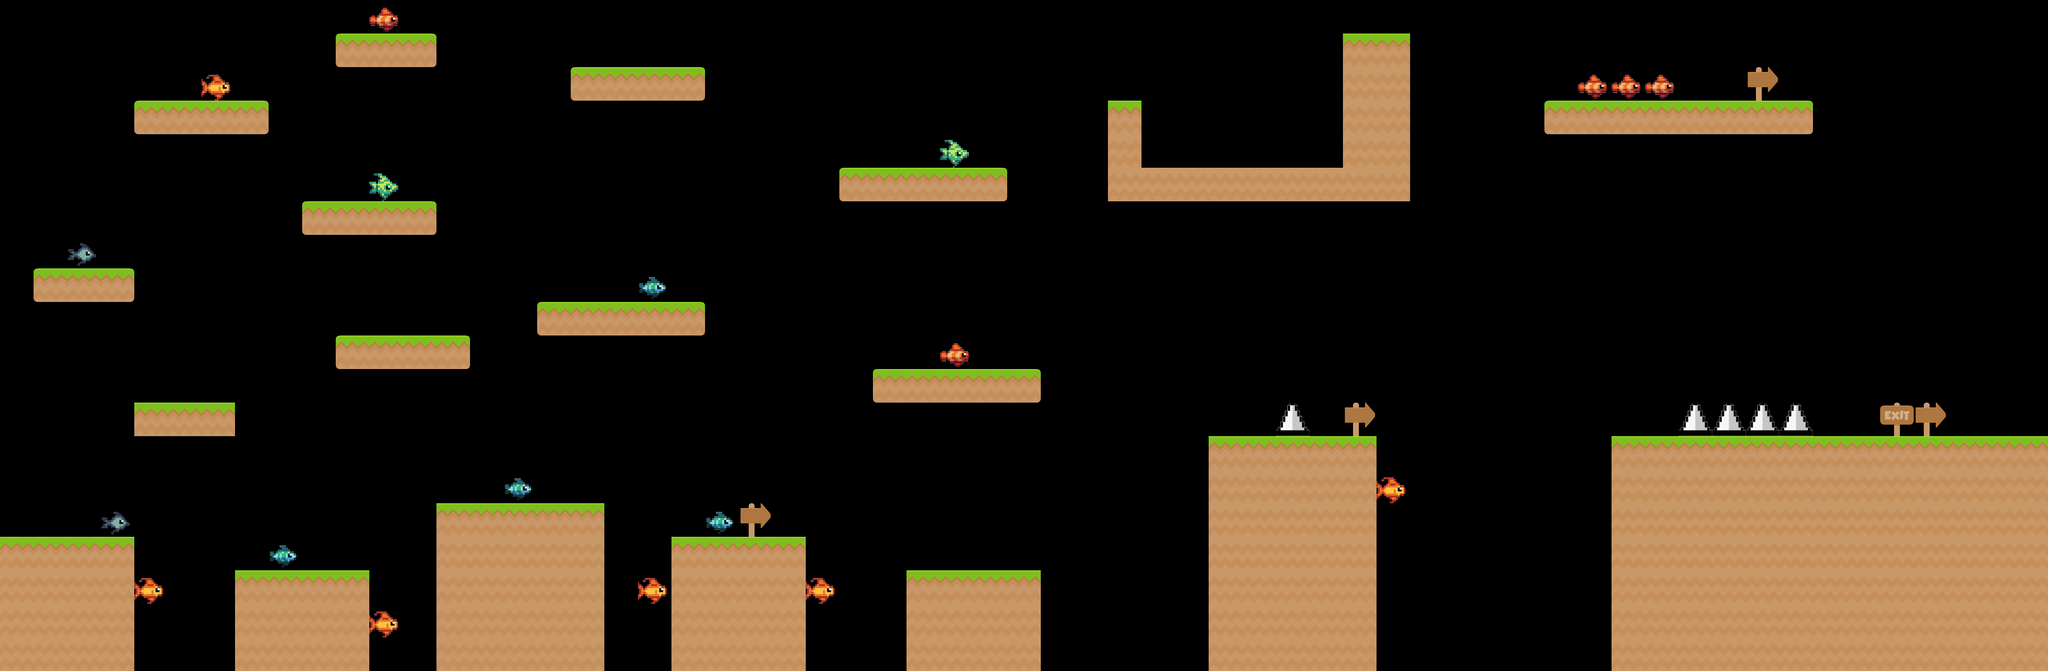

Below is a game level as drawn by its tile map, then a one-line description and the .tmx that defines it (tile-layer data replaced by summaries):
An orthogonal 61x20 tile map with 70x70 px tiles, 11 tile layers (earth, decorations, spikes, fish8, ...), 3 hidden layers not drawn, 4 tilesets.

<map version="1.10" tiledversion="1.11.2" orientation="orthogonal" renderorder="right-down" width="61" height="20" tilewidth="70" tileheight="70" infinite="0" nextlayerid="16" nextobjectid="1">
 <tileset firstgid="1" source="../spritesheets/tiles_spritesheet.tsx" />
 <tileset firstgid="157" source="../spritesheets/spike.tsx" />
 <tileset firstgid="158" source="../spritesheets/Items.tsx" />
 <tileset firstgid="166" name="dog_0" tilewidth="95" tileheight="70" tilecount="1" columns="1">
  <image source="../images/enemy/dog_0.png" width="95" height="70" />
 </tileset>
 <layer id="1" name="earth" width="61" height="20">
  <data>[1220 cells, 274 non-empty, 4 distinct tile ids]</data>
 </layer>
 <layer id="13" name="decorations" width="61" height="20">
  <data>[1220 cells, 5 non-empty, 2 distinct tile ids]</data>
 </layer>
 <layer id="12" name="exit" width="61" height="20" visible="0">
  <data>[1220 cells, 13 non-empty, 1 distinct tile ids]</data>
 </layer>
 <layer id="2" name="spikes" width="61" height="20">
  <data>[1220 cells, 5 non-empty, 1 distinct tile ids]</data>
 </layer>
 <layer id="14" name="enemies" width="61" height="20" visible="0">
  <data>[1220 cells, 9 non-empty, 1 distinct tile ids]</data>
 </layer>
 <layer id="15" name="fireworks" width="61" height="20" visible="0">
  <data>[1220 cells, 2 non-empty, 1 distinct tile ids]</data>
 </layer>
 <layer id="11" name="fish8" width="61" height="20">
  <data>[1220 cells, 0 non-empty, 0 distinct tile ids]</data>
 </layer>
 <layer id="10" name="fish7" width="61" height="20">
  <data>[1220 cells, 0 non-empty, 0 distinct tile ids]</data>
 </layer>
 <layer id="9" name="fish6" width="61" height="20">
  <data>[1220 cells, 2 non-empty, 1 distinct tile ids]</data>
 </layer>
 <layer id="8" name="fish5" width="61" height="20">
  <data>[1220 cells, 4 non-empty, 1 distinct tile ids]</data>
 </layer>
 <layer id="7" name="fish4" width="61" height="20">
  <data>[1220 cells, 5 non-empty, 1 distinct tile ids]</data>
 </layer>
 <layer id="6" name="fish3" width="61" height="20">
  <data>[1220 cells, 6 non-empty, 1 distinct tile ids]</data>
 </layer>
 <layer id="4" name="fish2" width="61" height="20">
  <data>[1220 cells, 2 non-empty, 1 distinct tile ids]</data>
 </layer>
 <layer id="5" name="fish1" width="61" height="20">
  <data>[1220 cells, 0 non-empty, 0 distinct tile ids]</data>
 </layer>
</map>
